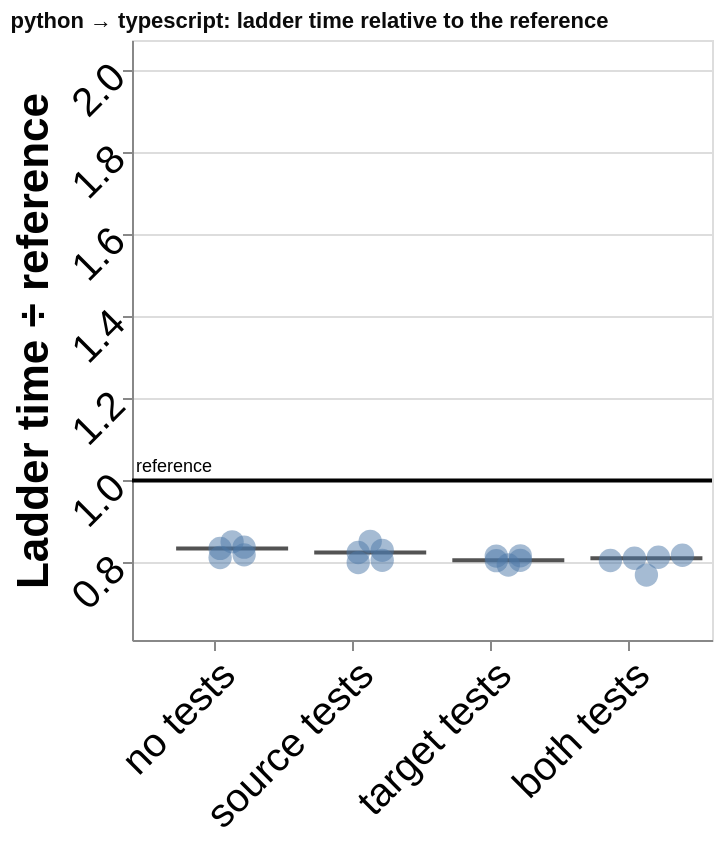

Write the Vega-Lite specification saved for this chart.
### Vega-Lite specification from a JSON file in a GitHub repository (floating-point values rounded to 4 significant figures)
{"config": {"view": {"continuousWidth": 300, "continuousHeight": 300}, "axis": {"labelAngle": -45}}, "layer": [{"data": {"name": "data-14fe493c704c9f943a6d8a59518b9d87"}, "mark": {"type": "tick", "color": "#0b0b0b", "opacity": 0.7, "size": 56, "thickness": 2}, "encoding": {"x": {"field": "condition", "sort": ["no tests", "source tests", "target tests", "both tests"], "title": null, "type": "nominal", "axis": {"labelFontSize": 20}}, "xOffset": {"field": "nudge", "scale": {"domain": [-2, 2], "range": [12.25, 60.25]}, "title": null, "type": "quantitative"}, "y": {"field": "value", "scale": {"domain": [0.6115, 2.073], "nice": false}, "title": "Ladder time ÷ reference", "type": "quantitative", "axis": {"labelFontSize": 20, "titleFontSize": 22}}}}, {"data": {"name": "data-2411f198109f299d7ce56c00f7b584a2"}, "mark": {"type": "point", "filled": true, "opacity": 0.5, "size": 136}, "encoding": {"tooltip": [{"field": "port", "title": "run", "type": "nominal"}, {"field": "value", "format": ".2f", "title": "ladder time ÷ reference", "type": "quantitative"}, {"field": "ladder_rungs_completed", "title": "rungs completed", "type": "quantitative"}, {"field": "ladder_total_ms", "format": ",.1f", "title": "total ms", "type": "quantitative"}], "x": {"field": "condition", "sort": ["no tests", "source tests", "target tests", "both tests"], "title": null, "type": "nominal", "axis": {"labelFontSize": 20}}, "xOffset": {"field": "nudge", "scale": {"domain": [-2, 2], "range": [12.25, 60.25]}, "title": null, "type": "quantitative"}, "y": {"field": "value", "scale": {"domain": [0.6115, 2.073], "nice": false}, "title": "Ladder time ÷ reference", "type": "quantitative", "axis": {"labelFontSize": 20, "titleFontSize": 22}}}}, {"data": {"name": "data-a630986baac081710e889288b28dd2bb"}, "mark": {"type": "rule", "color": "black", "strokeWidth": 2}, "encoding": {"y": {"field": "value", "scale": {"domain": [0.6115, 2.073], "nice": false}, "title": "Ladder time ÷ reference", "type": "quantitative", "axis": {"labelFontSize": 20, "titleFontSize": 22}}}}, {"data": {"name": "data-a630986baac081710e889288b28dd2bb"}, "mark": {"type": "text", "align": "left", "baseline": "bottom", "dy": -2, "fontSize": 9}, "encoding": {"text": {"field": "label", "type": "nominal"}, "x": {"value": 2}, "y": {"field": "value", "scale": {"domain": [0.6115, 2.073], "nice": false}, "title": "Ladder time ÷ reference", "type": "quantitative", "axis": {"labelFontSize": 20, "titleFontSize": 22}}}}], "height": 300, "title": {"text": "python → typescript: ladder time relative to the reference", "anchor": "start", "color": "#0b0b0b", "fontSize": 11}, "width": 290, "$schema": "https://vega.github.io/schema/vega-lite/v6.4.1.json", "datasets": {"data-14fe493c704c9f943a6d8a59518b9d87": [{"condition": "no tests", "value": 0.8346, "nudge": 0.0}, {"condition": "source tests", "value": 0.8247, "nudge": 0.0}, {"condition": "target tests", "value": 0.8055, "nudge": 0.0}, {"condition": "both tests", "value": 0.8106, "nudge": 0.0}], "data-2411f198109f299d7ce56c00f7b584a2": [{"run_id": "20260909T005215Z_9a3e20fe", "condition": "no tests", "ladder_rungs_completed": 19, "ladder_total_ms": 12060.0, "value": 0.8506, "reference": 1.0, "port": "9a3e20fe", "nudge": 0.0}, {"run_id": "20260909T024849Z_b96078c6", "condition": "no tests", "ladder_rungs_completed": 19, "ladder_total_ms": 11580.0, "value": 0.8124, "reference": 1.0, "port": "b96078c6", "nudge": -0.5}, {"run_id": "20260909T130706Z_31ac2789", "condition": "no tests", "ladder_rungs_completed": 19, "ladder_total_ms": 11840.0, "value": 0.819, "reference": 1.0, "port": "31ac2789", "nudge": 0.5}, {"run_id": "20260909T151143Z_170b737d", "condition": "no tests", "ladder_rungs_completed": 19, "ladder_total_ms": 11680.0, "value": 0.8346, "reference": 1.0, "port": "170b737d", "nudge": -0.5}, {"run_id": "20260909T182714Z_2643e4be", "condition": "no tests", "ladder_rungs_completed": 19, "ladder_total_ms": 11780.0, "value": 0.8377, "reference": 1.0, "port": "2643e4be", "nudge": 0.5}, {"run_id": "20260909T002206Z_273cf6b9", "condition": "source tests", "ladder_rungs_completed": 19, "ladder_total_ms": 12020.0, "value": 0.8298, "reference": 1.0, "port": "273cf6b9", "nudge": 0.5}, {"run_id": "20260909T022216Z_19e0fe30", "condition": "source tests", "ladder_rungs_completed": 19, "ladder_total_ms": 11590.0, "value": 0.8247, "reference": 1.0, "port": "19e0fe30", "nudge": -0.5}, {"run_id": "20260909T124157Z_4ee67ba2", "condition": "source tests", "ladder_rungs_completed": 19, "ladder_total_ms": 11630.0, "value": 0.8, "reference": 1.0, "port": "4ee67ba2", "nudge": -0.5}, {"run_id": "20260909T144331Z_5b46f630", "condition": "source tests", "ladder_rungs_completed": 19, "ladder_total_ms": 11730.0, "value": 0.8519, "reference": 1.0, "port": "5b46f630", "nudge": 0.0}, {"run_id": "20260909T180307Z_280f3890", "condition": "source tests", "ladder_rungs_completed": 19, "ladder_total_ms": 11530.0, "value": 0.8056, "reference": 1.0, "port": "280f3890", "nudge": 0.5}, {"run_id": "20260909T004354Z_a47a3057", "condition": "target tests", "ladder_rungs_completed": 19, "ladder_total_ms": 11840.0, "value": 0.8158, "reference": 1.0, "port": "a47a3057", "nudge": -0.5}, {"run_id": "20260909T023701Z_e94dca40", "condition": "target tests", "ladder_rungs_completed": 19, "ladder_total_ms": 11520.0, "value": 0.8165, "reference": 1.0, "port": "e94dca40", "nudge": 0.5}, {"run_id": "20260909T125752Z_09b2c811", "condition": "target tests", "ladder_rungs_completed": 19, "ladder_total_ms": 11530.0, "value": 0.8047, "reference": 1.0, "port": "09b2c811", "nudge": -0.5}, {"run_id": "20260909T150124Z_a7cd2ee9", "condition": "target tests", "ladder_rungs_completed": 19, "ladder_total_ms": 11420.0, "value": 0.8055, "reference": 1.0, "port": "a7cd2ee9", "nudge": 0.5}, {"run_id": "20260909T181751Z_00b43b48", "condition": "target tests", "ladder_rungs_completed": 19, "ladder_total_ms": 11530.0, "value": 0.7941, "reference": 1.0, "port": "00b43b48", "nudge": 0.0}, {"run_id": "20260909T001426Z_1c28aa33", "condition": "both tests", "ladder_rungs_completed": 19, "ladder_total_ms": 11720.0, "value": 0.8179, "reference": 1.0, "port": "1c28aa33", "nudge": 1.5}, {"run_id": "20260909T020947Z_ffb57550", "condition": "both tests", "ladder_rungs_completed": 19, "ladder_total_ms": 11850.0, "value": 0.8052, "reference": 1.0, "port": "ffb57550", "nudge": -1.5}, {"run_id": "20260909T123239Z_5982b634", "condition": "both tests", "ladder_rungs_completed": 19, "ladder_total_ms": 11500.0, "value": 0.7697, "reference": 1.0, "port": "5982b634", "nudge": 0.0}, {"run_id": "20260909T142951Z_4ff7cdec", "condition": "both tests", "ladder_rungs_completed": 19, "ladder_total_ms": 11910.0, "value": 0.8106, "reference": 1.0, "port": "4ff7cdec", "nudge": -0.5}, {"run_id": "20260909T175143Z_62b61540", "condition": "both tests", "ladder_rungs_completed": 19, "ladder_total_ms": 12160.0, "value": 0.813, "reference": 1.0, "port": "62b61540", "nudge": 0.5}], "data-a630986baac081710e889288b28dd2bb": [{"value": 1.0, "label": "reference"}]}}
